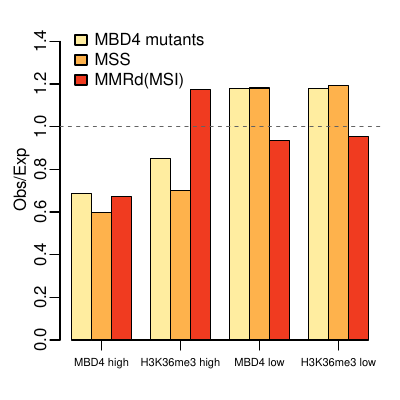

This figure's R source:
#-----------------------------------
#      obs/exp
#-----------------------------------
a<-0
mbd4.high<-read.table("data/top20MBD4_notop20H3K36_met.bed")
mbd4.high<-na.omit(mbd4.high)
mbd4.high<-subset(mbd4.high,V26>a)

h3k36.high<-read.table("data/top20H3K36_notop20MBD4_met.bed")
h3k36.high<-na.omit(h3k36.high)
h3k36.high<-subset(h3k36.high,V26>a)

mbd4.low<-read.table("data/bot20MBD4_notop20H3K36_met.bed")
mbd4.low<-na.omit(mbd4.low)
mbd4.low<-subset(mbd4.low,V26>a)

h3k36.low<-read.table("data/bot20H3K36_notop20MBD4_met.bed")
h3k36.low<-na.omit(h3k36.low)
h3k36.low<-subset(h3k36.low,V26>a)
data.list<-list(mbd4.high,h3k36.high,mbd4.low,h3k36.low)
obs.exp<-data.frame(mbd4=rep(NA,4),mss=rep(NA,4),msi=rep(NA,4))
for(i in 1:4){
  tmp<-data.list[[i]]
  tmp1<-sum(tmp$V8)
  tmp2<-sum(tmp$V9)
  obs.exp[i,1]<-tmp1/tmp2
  
  tmp1<-sum(tmp$V10)
  tmp2<-sum(tmp$V11)
  obs.exp[i,2]<-tmp1/tmp2
  
  tmp1<-sum(tmp$V12)
  tmp2<-sum(tmp$V13)
  obs.exp[i,3]<-tmp1/tmp2
}

#  plot
dev.new()
pdf("mbd4_h3k36_mut.pdf",4,4)
par(mar=c(3,3,1,1),mgp=c(1.5,.5,0),bty="o")

cl<-c("#ffeda0","#feb24c","#f03b20")
at<-barplot(t(obs.exp),beside=T,col=cl,axes=T,ylab="Obs/Exp",axisnames=F,ylim = c(0,1.5))
axis(1,at=(at[1,]+at[2,]+at[3,])/3,labels = c("MBD4 high","H3K36me3 high","MBD4 low","H3K36me3 low"),cex.axis=.7)
abline(h=1,col="#636363",lty=2)
legend(0.4,1.5,legend=c("MBD4 mutants","MSS","MMRd(MSI)"),fill=cl,xpd=T, box.col=NA,ncol=1,x.intersp = .5)
dev.off()
